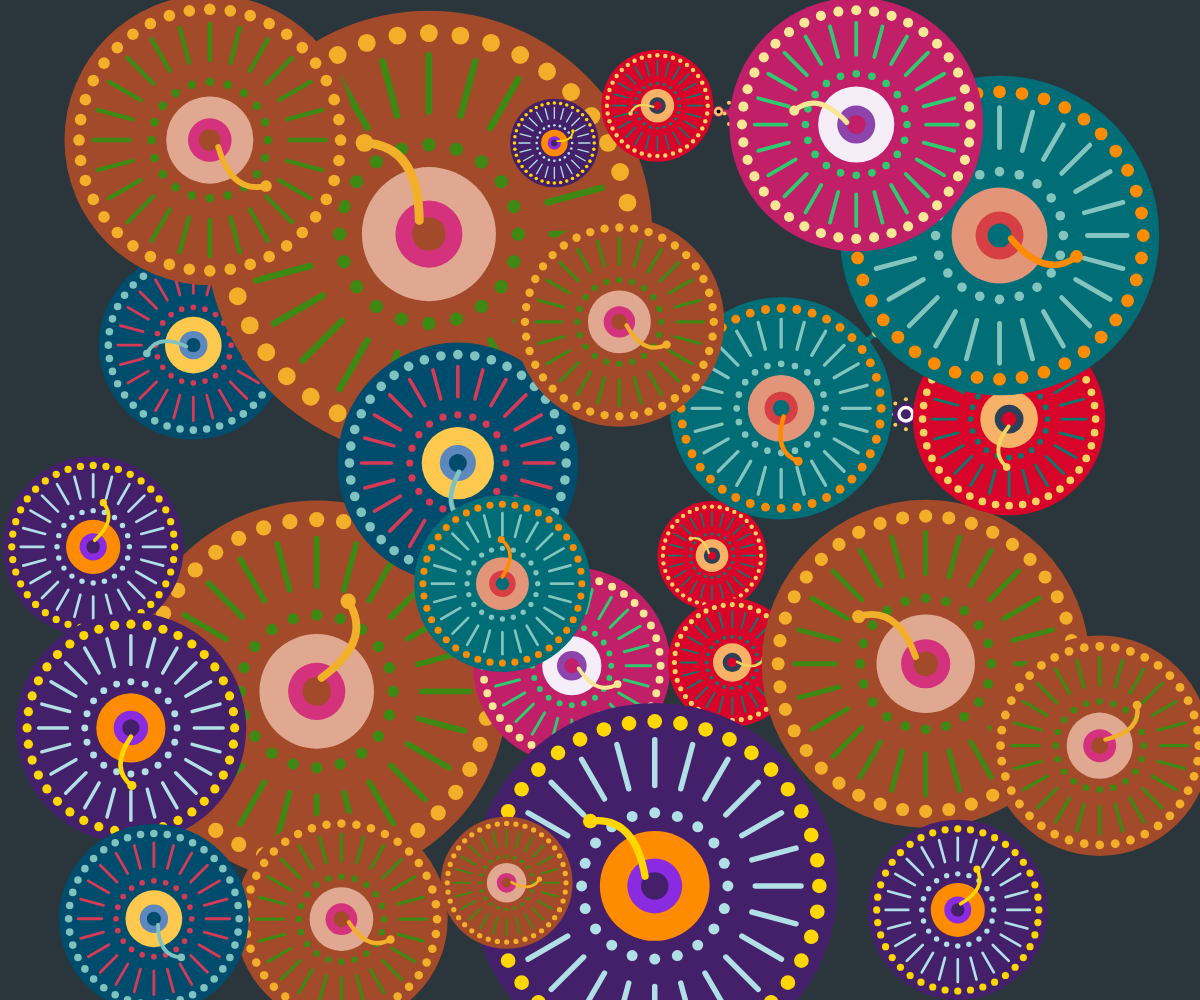
Frame 1 (no input)
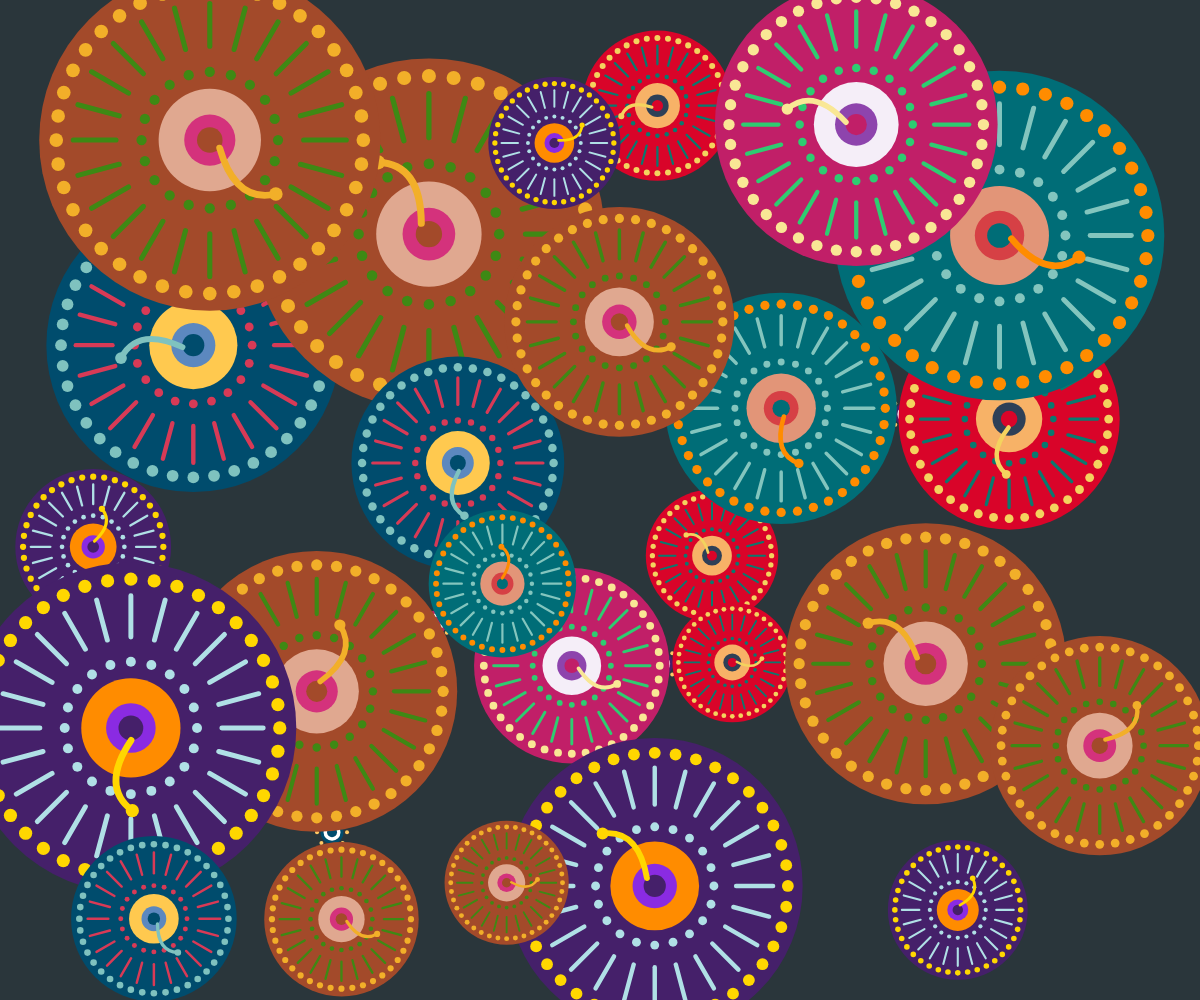
Frame 60 (no input)
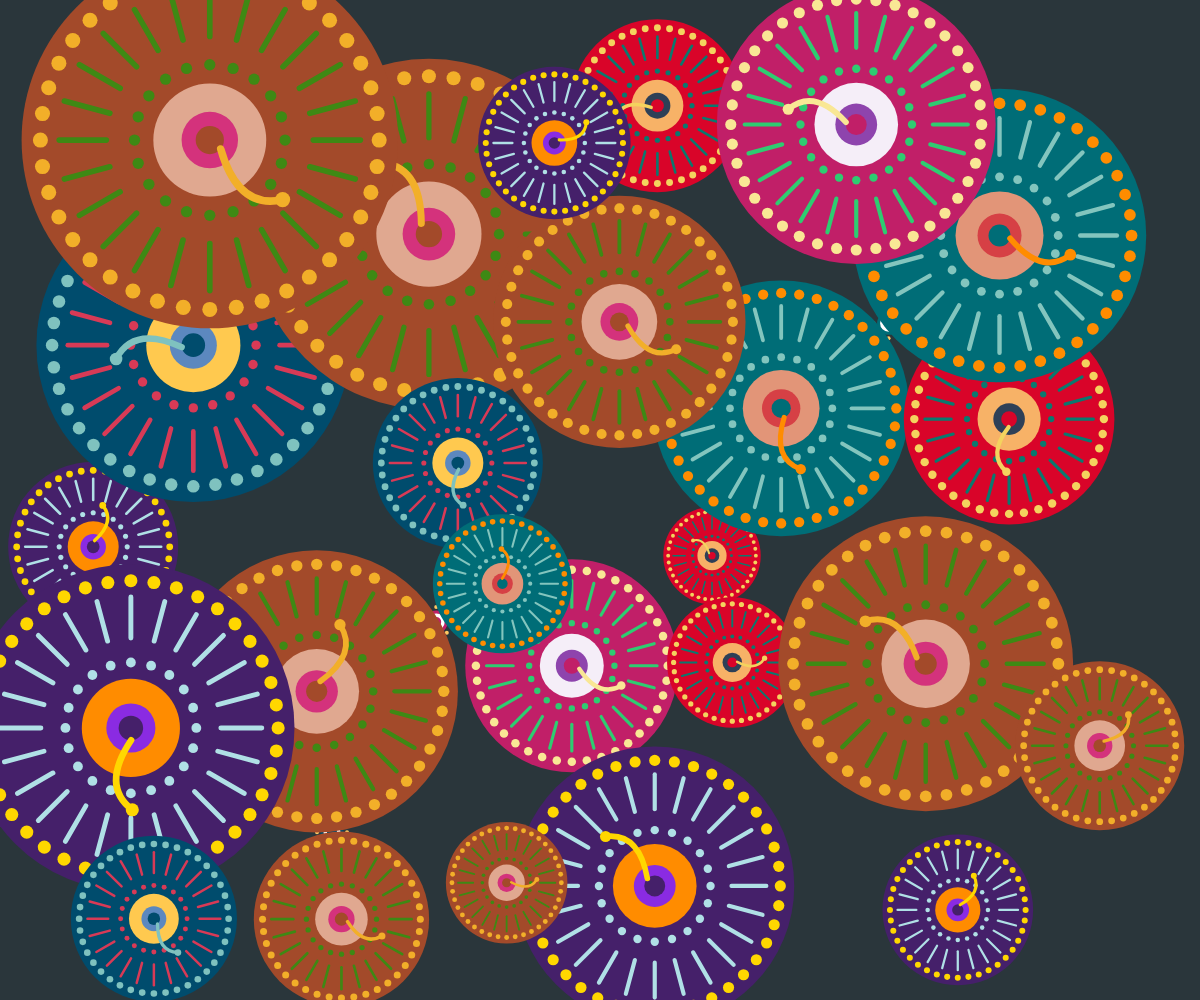
Frame 120 (the mouse pressed at the canvas centre since frame 60)

The p5.js sketch that drew these frames (run headless with seeded random() and noise() and a simulated clock; from frame 60 on, the mouse is pressed at the canvas centre):

// p5.js sketch
// ── sketch.js
let wheels = [];      // Array to store all wheel objects
let connectors = [];  // Array to store all connector objects between wheels
let t = 0;            // Time tracker for Perlin noise animation

// Color palettes inspired by Pacita Abad's vibrant artwork
const colorPalettes = [
  ['#45206A', '#FFD700', '#FF8C00', '#B0E0E6', '#8A2BE2'],
  ['#D90429', '#F4D35E', '#F7B267', '#0A796F', '#2E4057'],
  ['#A34A2A', '#F2AF29', '#E0A890', '#3E8914', '#D4327C'],
  ['#004C6D', '#7FC2BF', '#FFC94F', '#D83A56', '#5C88BF'],
  ['#C11F68', '#F9E795', '#F5EEF8', '#2ECC71', '#8E44AD'],
  ['#006D77', '#FF8C00', '#E29578', '#83C5BE', '#D64045'],
];

const backgroundColor = '#2A363B';  // Dark background for contrast

function setup() {
  createCanvas(windowWidth, windowHeight);  // Create full-window canvas
  angleMode(RADIANS);                       // Use radians for angle calculations
  initializeArtwork();                      // Generate the initial wheels and connectors
}

function draw() {
  background(backgroundColor);  // Clear and repaint background

  // Animate each wheel's radius using Perlin noise for organic fluctuation
  for (let i = 0; i < wheels.length; i++) {
    let n = noise(t + i * 10); // Offset noise input per wheel to avoid synchronization
    wheels[i].radius = wheels[i].originalRadius * (0.7 + n * 1.4); // Apply noise-based scaling
  }

  // Draw all connectors first (so they appear behind the wheels)
  for (const conn of connectors) {
    conn.display();
  }

  // Then draw all wheels on top
  for (const wheel of wheels) {
    wheel.display();
  }

  t += 0.01;  // Increment Perlin noise time
}

function initializeArtwork() {
  wheels = [];
  connectors = [];

  const numWheels = 25;                    // Total number of wheels to generate
  const minRadius = width * 0.04;          // Minimum radius for a wheel
  const maxRadius = width * 0.12;          // Maximum radius for a wheel
  const maxAttempts = 5000;                // Safety cap to prevent infinite loops
  let currentAttempts = 0;

  while (wheels.length < numWheels && currentAttempts < maxAttempts) {
    let candidateRadius = random(minRadius, maxRadius);
    let candidateX = random(candidateRadius, width - candidateRadius);
    let candidateY = random(candidateRadius, height - candidateRadius);

    let isOverlappingTooMuch = false;
    let hasNearbyWheel = false;

    for (let other of wheels) {
      let d = dist(candidateX, candidateY, other.x, other.y);
      let combinedRadius = candidateRadius + other.radius;
      const overlapThreshold = min(candidateRadius, other.radius) * 0.4;
      if (d < combinedRadius - overlapThreshold) {
        isOverlappingTooMuch = true;
        break;
      }
      if (d < combinedRadius * 1.5) {
        hasNearbyWheel = true;
      }
    }

    if (wheels.length === 0) {
      hasNearbyWheel = true;
    }

    if (!isOverlappingTooMuch && hasNearbyWheel) {
      let selectedPalette = random(colorPalettes);

      if (wheels.length > 0 && selectedPalette === wheels[wheels.length - 1].colors) {
        selectedPalette = random(colorPalettes.filter(p => p !== selectedPalette));
      }

      let wheel = new Wheel(candidateX, candidateY, candidateRadius, selectedPalette);
      wheel.originalRadius = candidateRadius;
      wheels.push(wheel);
    }

    currentAttempts++;
  }

  for (let i = 0; i < wheels.length; i++) {
    for (let j = i + 1; j < wheels.length; j++) {
      let w1 = wheels[i];
      let w2 = wheels[j];
      let d = dist(w1.x, w1.y, w2.x, w2.y);
      if (d < (w1.radius + w2.radius) * 1.3) {
        connectors.push(new Connector(w1, w2, random(colorPalettes)[0]));
      }
    }
  }
}

function windowResized() {
  resizeCanvas(windowWidth, windowHeight);
  initializeArtwork();
}
// Class representing a decorated wheel
class Wheel {
  constructor(x, y, radius, palette) {
    this.x = x;
    this.y = y;
    this.radius = radius;
    this.originalRadius = radius;
    this.colors = palette;
    this.stemAngle = random(TWO_PI); // Angle for decorative stem
  }

  display() {
    push();
    translate(this.x, this.y);
    this.drawBaseCircle();
    this.drawOuterDots();
    this.drawSpokes();
    this.drawInnerCircles();
    this.drawStem();
    pop();
  }

  drawBaseCircle() {
    noStroke();
    fill(this.colors[0]);
    circle(0, 0, this.radius * 2);
  }

  drawOuterDots() {
    const dotCount = 40;
    const dotRadius = this.radius * 0.9;
    const dotSize = this.radius * 0.08;
    fill(this.colors[1]);
    noStroke();
    for (let i = 0; i < dotCount; i++) {
      const angle = map(i, 0, dotCount, 0, TWO_PI);
      const dx = cos(angle) * dotRadius;
      const dy = sin(angle) * dotRadius;
      circle(dx, dy, dotSize);
    }
  }

  drawSpokes() {
    const spokeCount = 24;
    const innerRadius = this.radius * 0.55;
    const outerRadius = this.radius * 0.8;
    stroke(this.colors[3]);
    strokeWeight(this.radius * 0.03);
    for (let i = 0; i < spokeCount; i++) {
      const angle = map(i, 0, spokeCount, 0, TWO_PI);
      const x1 = cos(angle) * innerRadius;
      const y1 = sin(angle) * innerRadius;
      const x2 = cos(angle) * outerRadius;
      const y2 = sin(angle) * outerRadius;
      line(x1, y1, x2, y2);
    }
  }

  drawInnerCircles() {
    noStroke();
    fill(this.colors[2]);
    circle(0, 0, this.radius * 0.6);

    fill(this.colors[3]);
    const innerDotCount = 20;
    const innerDotRadius = this.radius * 0.4;
    const innerDotSize = this.radius * 0.06;
    for (let i = 0; i < innerDotCount; i++) {
      const angle = map(i, 0, innerDotCount, 0, TWO_PI);
      const dx = cos(angle) * innerDotRadius;
      const dy = sin(angle) * innerDotRadius;
      circle(dx, dy, innerDotSize);
    }

    fill(this.colors[4]);
    circle(0, 0, this.radius * 0.3);

    fill(this.colors[0]);
    circle(0, 0, this.radius * 0.15);
  }

  drawStem() {
    stroke(this.colors[1]);
    strokeWeight(this.radius * 0.04);
    noFill();
    const startX = cos(this.stemAngle) * (this.radius * 0.075);
    const startY = sin(this.stemAngle) * (this.radius * 0.075);
    const endX = cos(this.stemAngle) * (this.radius * 0.5);
    const endY = sin(this.stemAngle) * (this.radius * 0.5);
    const controlX = cos(this.stemAngle + 0.5) * (this.radius * 0.4);
    const controlY = sin(this.stemAngle + 0.5) * (this.radius * 0.4);
    beginShape();
    vertex(startX, startY);
    quadraticVertex(controlX, controlY, endX, endY);
    endShape();
    noStroke();
    fill(this.colors[1]);
    circle(endX, endY, this.radius * 0.08);
  }
}
// Class for visual connectors between wheels
class Connector {
  constructor(wheel1, wheel2, connectColor) {
    this.w1 = wheel1;
    this.w2 = wheel2;
    this.color = connectColor;
    this.angle = atan2(this.w2.y - this.w1.y, this.w2.x - this.w1.x);

    this.startPoint = createVector(
      this.w1.x + cos(this.angle) * this.w1.radius,
      this.w1.y + sin(this.angle) * this.w1.radius
    );
    this.endPoint = createVector(
      this.w2.x + cos(this.angle + PI) * this.w2.radius,
      this.w2.y + sin(this.angle + PI) * this.w2.radius
    );
  }

  display() {
    stroke(this.color);
    strokeWeight(5);
    noFill();
    line(this.startPoint.x, this.startPoint.y, this.endPoint.x, this.endPoint.y);

    let midX = (this.startPoint.x + this.endPoint.x) / 2;
    let midY = (this.startPoint.y + this.endPoint.y) / 2;
    let distBetweenWheels = dist(this.startPoint.x, this.startPoint.y, this.endPoint.x, this.endPoint.y);

    const linkSize = 10;
    const numLinks = floor(distBetweenWheels / (linkSize * 1.5));
    if (numLinks > 0) {
      for (let i = 0; i <= numLinks; i++) {
        let lerpAmount = map(i, 0, numLinks, 0, 1);
        let linkX = lerp(this.startPoint.x, this.endPoint.x, lerpAmount);
        let linkY = lerp(this.startPoint.y, this.endPoint.y, lerpAmount);
        fill(255, 200, 100);
        stroke(this.color);
        strokeWeight(1);
        circle(linkX, linkY, linkSize);
        fill(0);
        noStroke();
        circle(linkX, linkY, linkSize * 0.4);
      }
    }

    fill(255);
    stroke(this.color);
    strokeWeight(3);
    circle(midX, midY, 20);

    fill(this.color);
    noStroke();
    circle(midX, midY, 10);

    fill(255, 200, 100);
    const numSmallDots = 8;
    const smallDotRadius = 15;
    const smallDotSize = 4;
    for (let i = 0; i < numSmallDots; i++) {
      let angle = map(i, 0, numSmallDots, 0, TWO_PI);
      let dx = midX + cos(angle) * smallDotRadius;
      let dy = midY + sin(angle) * smallDotRadius;
      circle(dx, dy, smallDotSize);
    }
  }
}
function windowResized() {
  resizeCanvas(windowWidth, windowHeight);
  initializeArtwork();
}
